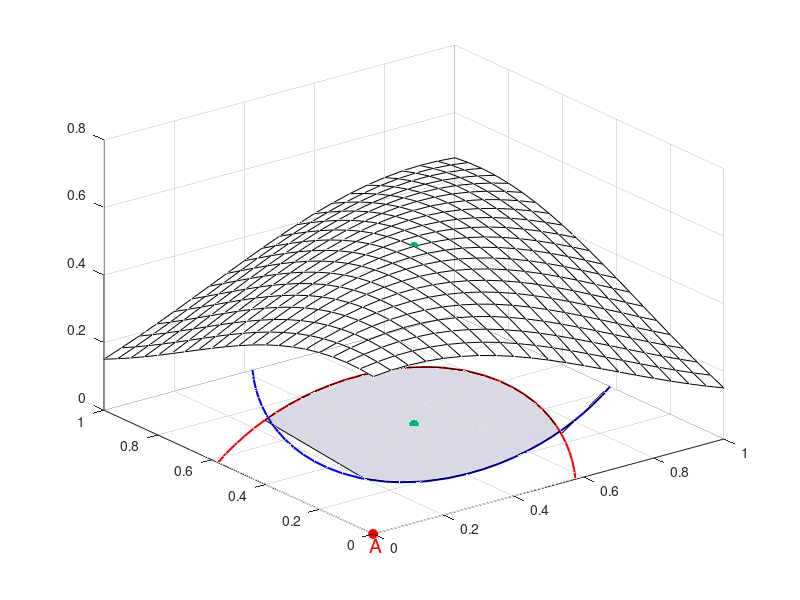

MATLAB code for this plot: (Note: this script raises an error after producing the figure.)
clear all
clc

mu1 = [0 0];
mu2 = [1 1];
sigma = [0.7 0.5; 0.5 0.7];

x1 = -3:.05:5;
x2 = -3:.05:5;
[X1,X2] = meshgrid(x1,x2);
X = [X1(:) X2(:)];

y1 = mvnpdf(X,mu1,sigma);
y1 = reshape(y1,length(x2),length(x1));
y2 = mvnpdf(X,mu2,sigma);
y2 = reshape(y2,length(x2),length(x1));
y = y1+y2;

%find maximum point of y 
[tempV1, tempI1] = max(y);
[tempV2, tempI2] = max(max(y));

maxValue = tempV2;
max_x1 = x1(tempI1(tempI2));
max_x2 = x2(tempI2);

% plot surface
s1 = surf(X1,X2, y,'FaceAlpha',0);
hold on

% denote the maximum on the bottom
scatter(max_x1,max_x2,'MarkerEdgeColor',[0 .7 .5],...
    'MarkerFaceColor',[0 .7 .5],...
    'LineWidth',1.5)

% denote the maximum on the surface
scatter3(max_x1,max_x2,maxValue,'MarkerEdgeColor',[0 .7 .5],...
    'MarkerFaceColor',[0 .7 .5])

% zoom in to overlapped region
xlim([0 1])
ylim([0 1])
zlim([0 0.8])

% 1st contour 
c1 = contour(x1,x2,y1,[0.20 0.20], 'r', 'LineWidth',1.5 );
hold on

% A: point and test 
scatter(mu1(1),mu1(2),'MarkerEdgeColor','r',...
    'MarkerFaceColor','r',...
    'LineWidth',1.5)
text(-0.05,-0.05, 0,'A', 'Color','r','FontSize', 14)
hold on

% 2st contour 
c2 = contour(x1,x2,y2,[0.20 0.20], 'b', 'LineWidth',1.5);
hold on
scatter(mu2(1),mu2(2),'MarkerEdgeColor','b',...
    'MarkerFaceColor','b',...
    'LineWidth',1.5)
% B: point and test 
text(1.05,1.05, 0,'B', 'Color','b','FontSize', 14)


startN = 53;
endN = 80;

startN2 = 110;
endN2 =134;

btwRegion = [c1(1,startN:endN), c2(1,startN2:endN2)];
x_region = [c1(2,startN:endN), c2(2,startN2:endN2)];
ff = fill(x_region, btwRegion, [0.85 0.85 0.90]);
ff.EdgeColor = 'none';

hold on 

startM = 53;
endM = 80;

startM2 = 3;
endM2 =9;

btwRegion = [c1(1,startM:endM), c2(1,startM2:endM2)];
x_region = [c1(2,startM:endM), c2(2,startM2:endM2)];
ff = fill(x_region, btwRegion, [0.85 0.85 0.90]);
ff.EdgeColor = 'none';


fig = gca;
xLab = xlabel('S','FontSize', 14);
xticks([]);
yLab = ylabel('T','FontSize', 14);
yticks([]);
zlabel('K','FontSize', 14)
zticks([])

